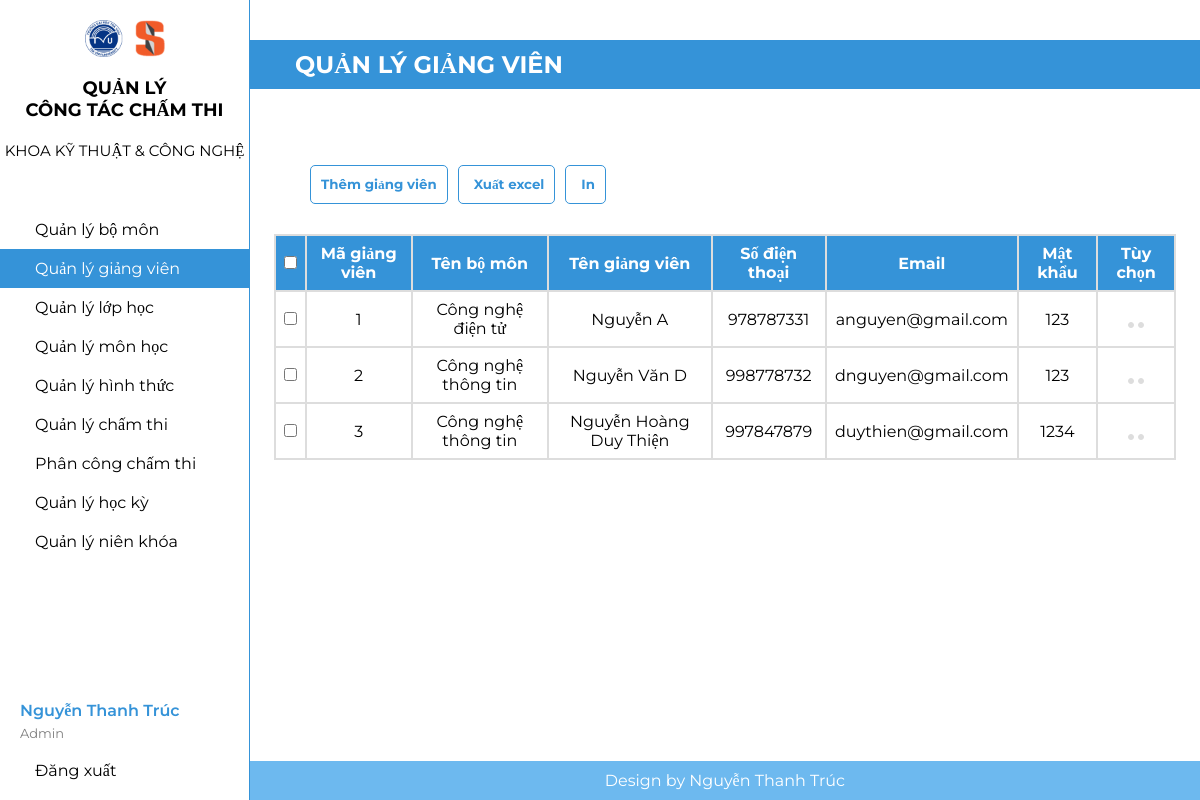
Page /giangvien.php (signed in) on the committed database.
### tables this page shows
CREATE TABLE `giangvien` (
  `MaGV` int(11) NOT NULL,
  `MaBM` varchar(20) NOT NULL,
  `TenGV` varchar(50) NOT NULL,
  `SdtGV` int(11) NOT NULL,
  `Email` varchar(50) NOT NULL,
  `Matkhau` varchar(30) NOT NULL
);

CREATE TABLE `bomon` (
  `MaBM` int(11) NOT NULL,
  `TenBM` varchar(50) NOT NULL
);

### giangvien.php (the view, shortened to what this page needs)
<?php
include("headerad.php");
?>
<div class="h2text">
    <h2>
        QUẢN LÝ GIẢNG VIÊN
    </h2>
</div>
<div class="btn">
    <button>
        <a href="themgv.php">
        Thêm giảng viên
        </a>
    </button>
    <button>
        Xuất excel
    </button>
    <button>
        In
    </button>
</div>
<div class="quanly">
    <table class="table">
        <tr>
            <th><input type="checkbox" /></th>
            <th>Mã giảng viên</th>
            <th>Tên bộ môn</th>
            <th>Tên giảng viên</th>
            <th>Số điện thoại</th>
            <th>Email</th>
            <th>Mật khẩu</th>
            <th>Tùy chọn</th>
        </tr>
        <?php
                    include("ketnoi.php");
                    $sql="select * from giangvien ";
                    $kq=mysqli_query($conn,$sql) or die ("Không thể xuất thông tin".mysqli_error());
                    while($row=mysqli_fetch_array($kq))
                    {
                        $bomons = $row["MaBM"];
                        $sql2 = "SELECT * FROM bomon WHERE MaBM='" . $bomons . "'";
                        $kq2 = mysqli_query($conn, $sql2) or die("Không thể xuất thông tin" . mysqli_error());
                        $bomon = mysqli_fetch_array($kq2);
                        echo "<tr>";
                    echo "<td height='40px'><input type='checkbox'></td>";
                    echo "<td>" . $row["MaGV"] . "</td>";
                    $usern = $row["MaGV"];
                    echo "<td> " . $bomon["TenBM"] . "</td>";
                    echo "<td>" . $row["TenGV"] . "</td>";
                    echo "<td>" . $row["SdtGV"] . "</td>";
                    echo "<td>" . $row["Email"] . "</td>";
                    echo "<td>" . $row["Matkhau"] . "</td>";
                    echo "<td>
                    <a href='suagv.php?user=$usern'><button><ion-icon name='pencil'></ion-icon></button></a>
                    <a href='xoa.php?user=$usern'><button><ion-icon name='trash'></button></ion-icon></a>
                    </td>";
                    echo "</tr>";
                }
                    ?>
    </table>
</div>
<?php
include("footer.php");
?>

### headerad.php (shortened to what this page needs)
<!DOCTYPE html>
<html lang="en">
<head>
    <link rel="stylesheet" href="adminn.css" />
</head>
<body>
<?php
    include("ketnoi.php");
    $userlogin = $_SESSION["admin"];
    $sql2 = "select * from admin where emailad='" . $userlogin . "'";
    $kq2 = mysqli_query($conn, $sql2) or die("Không thể xuất thông tin người dùng " . mysqli_error());
    $admin_login =  mysqli_fetch_array($kq2);
    ?>
    <div class="admin_layout">
        <div class="admin_layout_left">
            <div class="admin_item">
                <img src="./hinh/TVU-SET.png" />
                <h2>QUẢN LÝ<br>CÔNG TÁC CHẤM THI</h2>
                <h3>KHOA KỸ THUẬT & CÔNG NGHỆ</h3>
            </div>
            <div class="admin_tab">
                <a href="bomon.php" class="tab_item">
                    <span>Quản lý bộ môn</span>
                </a>
                <a href="giangvien.php" class="tab_item">
                    <span>Quản lý giảng viên</span>
                </a>
                <a href="lophoc.php" class="tab_item">
                    <span>Quản lý lớp học</span>
                </a>
                <a href="monhoc.php" class="tab_item">
                    <span>Quản lý môn học</span>
                </a>
                <a href="hinhthuc.php" class="tab_item">
                    <span>Quản lý hình thức</span>
                </a>
                <a href="chamthi.php" class="tab_item">
                    <span>Quản lý chấm thi</span>
                </a>
                <a href="phancongcham.php" class="tab_item">
                    <span>Phân công chấm thi</span>
                </a>
                <a href="hocky.php" class="tab_item">
                    <span>Quản lý học kỳ</span>
                </a>
                <a href="nienkhoa.php" class="tab_item">
                    <span>Quản lý niên khóa</span>
                </a>
            </div>
            <div class="fi_tab">
                <div class="fi_tab_item_info">
                    <div class="fi_tab_itemtext">
                        <span><?php echo $admin_login["tenad"]; ?></span>
                    </div>
                    <div class="fi_tab_itemadimin">
                        <span>Admin</span>
                    </div>
                </div>
                <a href="logout.php" class="fi_tab_logout">
                    <span>Đăng xuất</span>
                </a>
            </div>
        </div>
        <div class="admin_layout_right">

### adminn.css (style rules this page uses)
* { margin: 0; padding: 0; box-sizing: border-box; font-family: Montserrat; }
.admin_layout { display: flex; width: 100%; height: 100vh; }
.admin_layout_left { display: flex; flex-direction: column; background-color: white; width: 250px; height: 100%; border-right: 1px solid #3593D8; position: relative; }
.admin_layout_right { display: flex; flex-direction: column; background-color: white; flex: 1; min-height: 100%; position: relative; }
.admin_item { display: flex; flex-direction: column; align-items: center; gap: 10px; }
.admin_item img { display: block; width: 80px; padding-top: 20px; }
.admin_item h2 { font-size: 18px; text-align: center; }
.admin_item h3 { font-size: 15px; font-weight: 400; }
.admin_tab { display: flex; flex-direction: column; margin-top: 50px; width: 100%; }
.tab_item { display: flex; align-items: center; padding: 10px 20px; gap: 15px; text-decoration: none; color: black; }
.fi_tab { display: flex; flex-direction: column; position: absolute; width: 100%; bottom: 10px; }
.fi_tab_item_info { display: flex; flex-direction: column; padding: 10px 20px; gap: 5px; }
.fi_tab_logout { display: flex; align-items: center; padding: 10px 20px; gap: 15px; text-decoration: none; color: black; }
.fi_tab_itemtext { display: flex; color: #3593D8; font-weight: 600; }
.fi_tab_itemadimin { display: flex; color: gray; font-size: small; }

### headerad.php (style rules this page uses)
* { text-decoration: none; }
.quanly { display: flex; flex-direction: column; align-items: center; }
h2 { display: flex; align-items: center; padding: 10px 20px; gap: 15px; }
.h2text h2 { color:white; background-color: #3593D8; margin-top: 40px; padding: 10px 30px; }
.btn { display: flex; margin-top: 8%; margin-left: 60px; gap: 10px; align-items: left; }
.btn button a { color:#3593D8; text-decoration: none; }
.btn button { display: flex; border: 1px solid #3593D8; padding: 10px 10px; background-color: white; color: #3593D8; font-weight: bold; border-radius: 5px; gap:5px; }
table { font-family: arial, sans-serif; border-collapse: collapse; width: 95%; align-items: center; border: 2px solid #dddddd; justify-content: center; margin-top: 30px; }
td, th { border: 2px solid #dddddd; text-align: center; padding: 8px; }
th { color: white; background-color: #3593D8; }
td button { background-color: #dddddd; padding: 2px 2px; color:#3593D8; border: 1px solid #dddddd; font-weight: bold; border-radius: 5px; }

### giangvien.php (style rules this page uses)
.admin_tab > :nth-child(2) { background-color: #3593D8; color: white; }

### rows in the picture
giangvien: MaGV "1", bomon.TenBM "Công nghệ điện tử", TenGV "Nguyễn A", SdtGV "978787331", Email "anguyen@gmail.com", Matkhau "123"
giangvien: MaGV "2", bomon.TenBM "Công nghệ thông tin", TenGV "Nguyễn Văn D", SdtGV "998778732", Email "dnguyen@gmail.com", Matkhau "123"
giangvien: MaGV "3", bomon.TenBM "Công nghệ thông tin", TenGV "Nguyễn Hoàng Duy Thiện", SdtGV "997847879", Email "duythien@gmail.com", Matkhau "1234"

### other values in the picture
$admin_login["tenad"] "Nguyễn Thanh Trúc"
